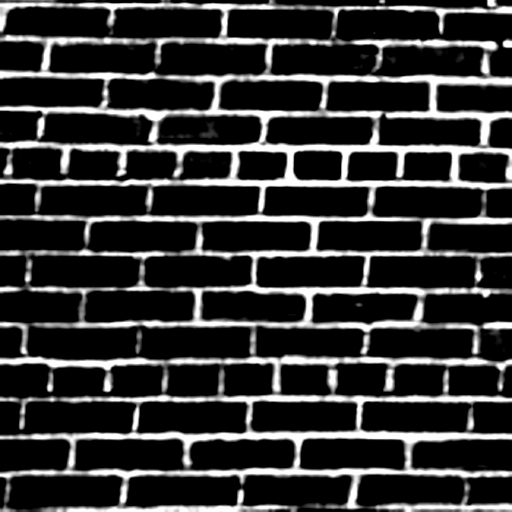
%> input picture ImageProcessingMethods/8. Kernels & Filters/brickwall.jpg, 512 x 512 px
$ octave que_6.m   (GNU Octave 9; MATLAB toolbox functions it lacks are replaced by stand-ins)
%> lines starting %> are read from the running program, lines starting %| are printed output that depends on the picture
clc
clear all
close all
img = imread('brickwall.jpg');
%> img is the input picture: size 512x512 uint8; min 0, max 255, mean 50.1
fimg=fft2(img);
fimg= fftshift(fimg);

a=zeros(512, 512);
b=zeros(512, 512);
fimg2=complex(a,b);
fimg2(1:512, 255:257)=fimg(1:512, 255:257);

ft_img = real(ifft2(ifftshift(fimg2)));
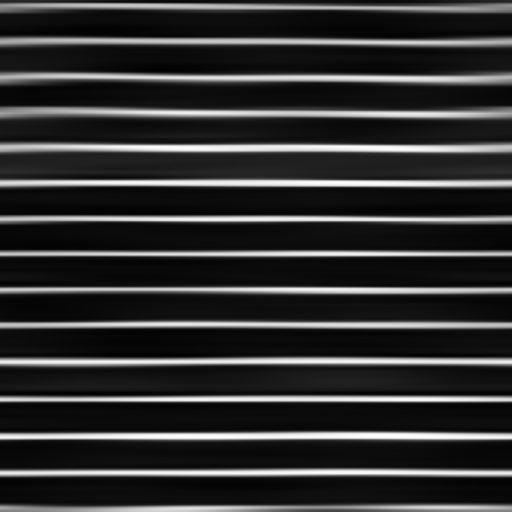
%> ft_img: size 512x512 double; min 0.694, max 254.1, mean 50.1
subplot(2,2,1)
colormap(gray);
imagesc(ft_img)
subplot(2,2,2)
imagesc(abs(fimg))
subplot(2,2,3)
imagesc(log10(abs(fimg)))
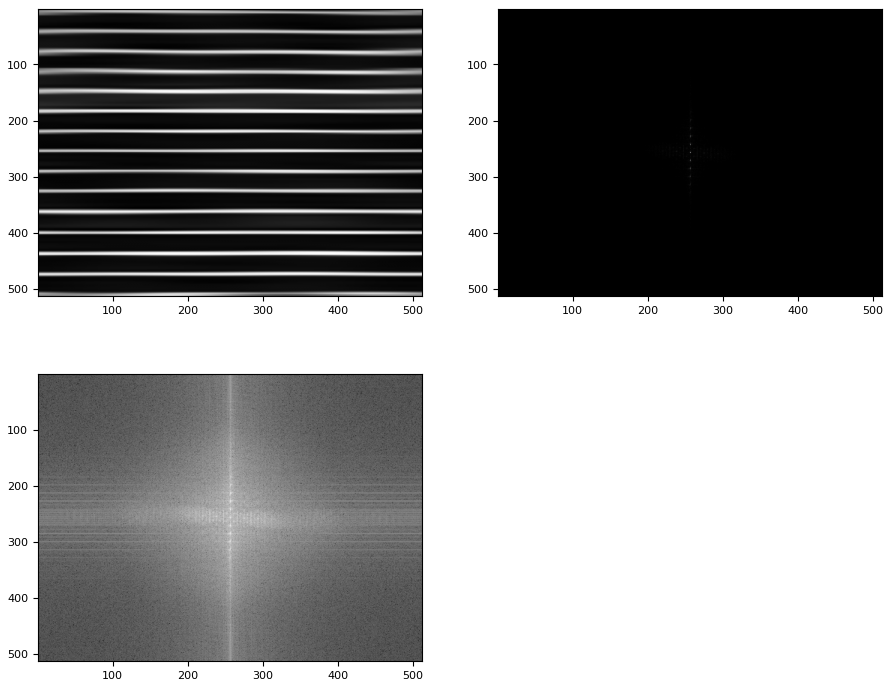
%> figure redrawn from the program's plot data, 3 panels

$ run again, with ImageProcessingMethods/8. Kernels & Filters/MouseCT.jpg copied over ImageProcessingMethods/8. Kernels & Filters/brickwall.jpg
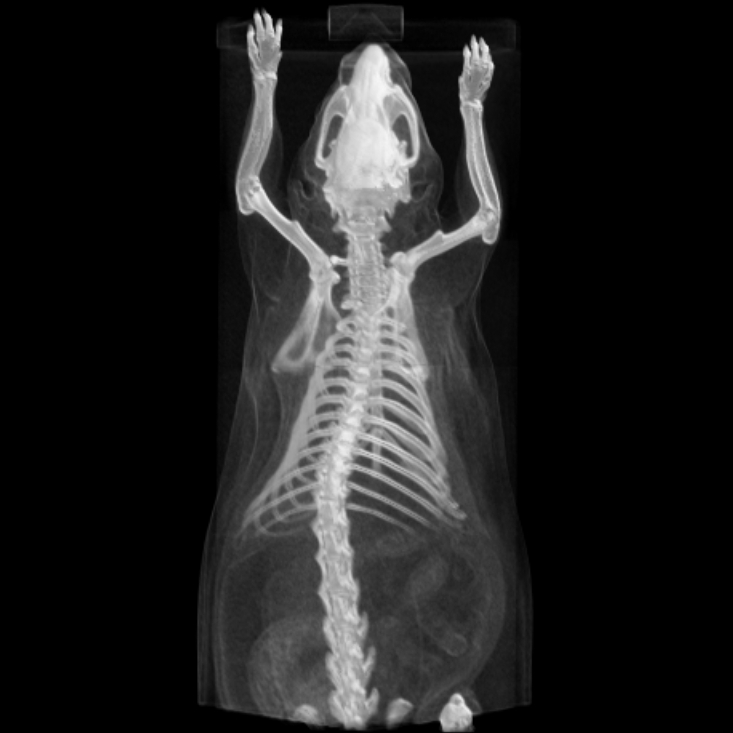
%> input picture ImageProcessingMethods/8. Kernels & Filters/MouseCT.jpg, 733 x 733 px
%> img is the input picture: size 733x733 uint8; min 0, max 247, mean 33.3
%> `ft_img = real(ifft2(ifftshift(fimg2)));`:
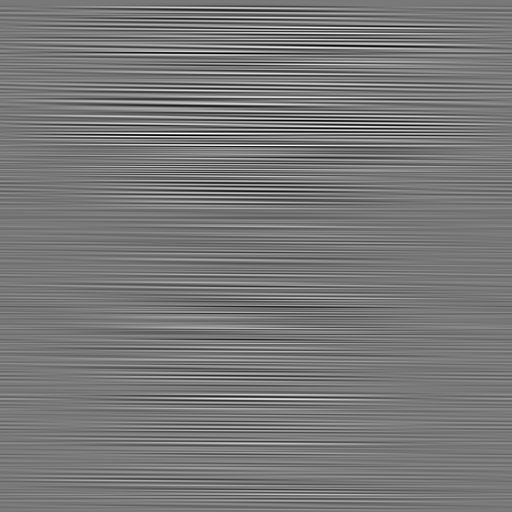
%> ft_img: size 512x512 double; min -3, max 3.32, mean -0.00792; drawn with min black and max white
%> `imagesc(log10(abs(fimg)))`:
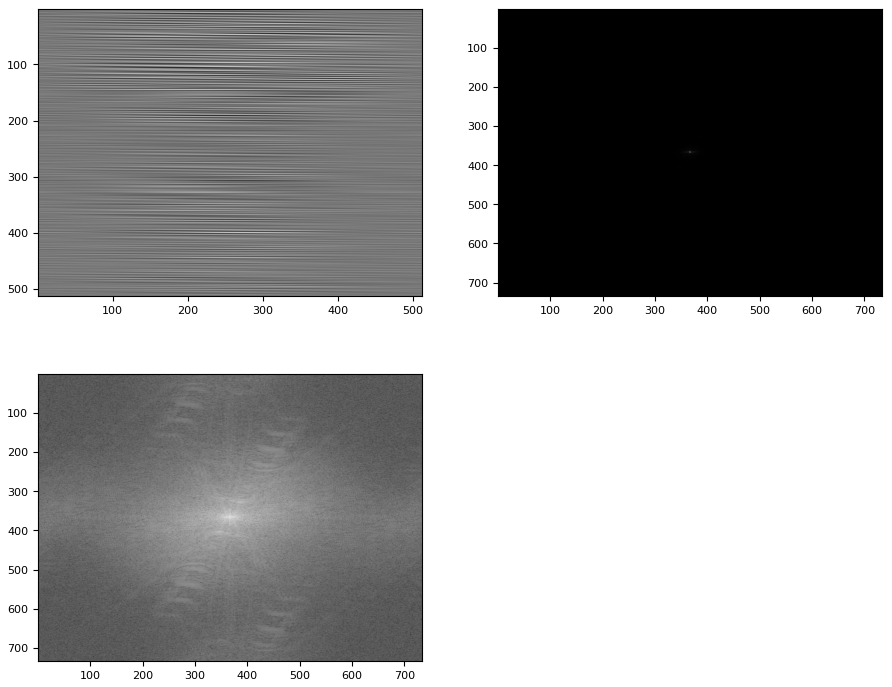
%> figure redrawn from the program's plot data, 3 panels

$ run again, with ImageProcessingMethods/8. Kernels & Filters/SKULLBASE_Original.jpg copied over ImageProcessingMethods/8. Kernels & Filters/brickwall.jpg
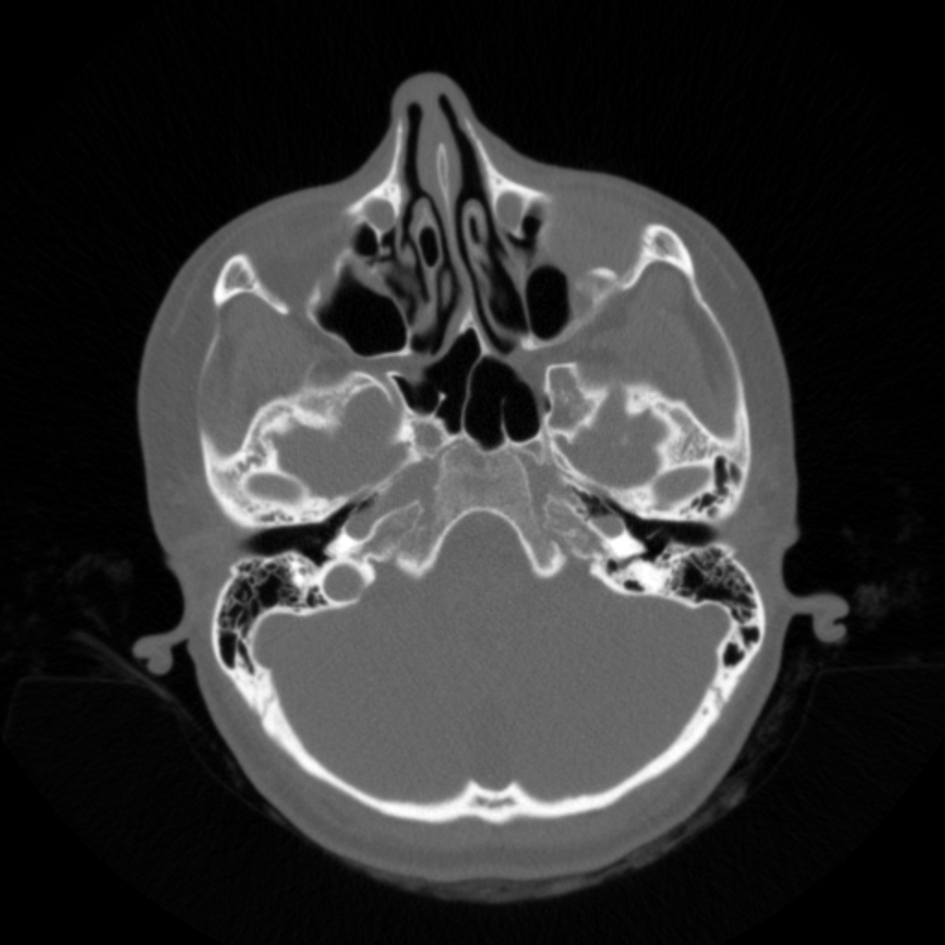
%> input picture ImageProcessingMethods/8. Kernels & Filters/SKULLBASE_Original.jpg, 945 x 945 px
%> img is the input picture: size 945x945 uint8; min 0, max 255, mean 49.8
%> `ft_img = real(ifft2(ifftshift(fimg2)));`:
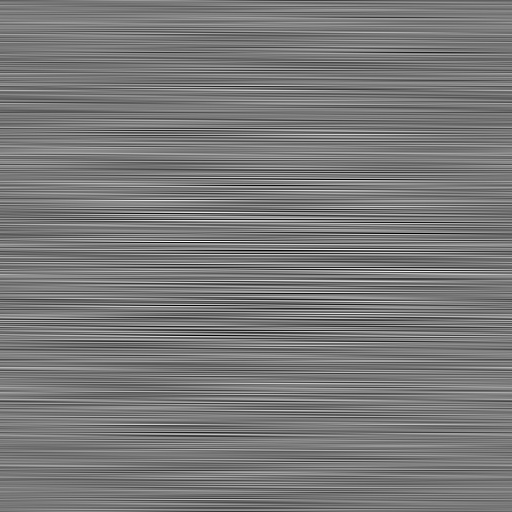
%> ft_img: size 512x512 double; min -0.426, max 0.464, mean -0.00235; drawn with min black and max white
%> `imagesc(log10(abs(fimg)))`:
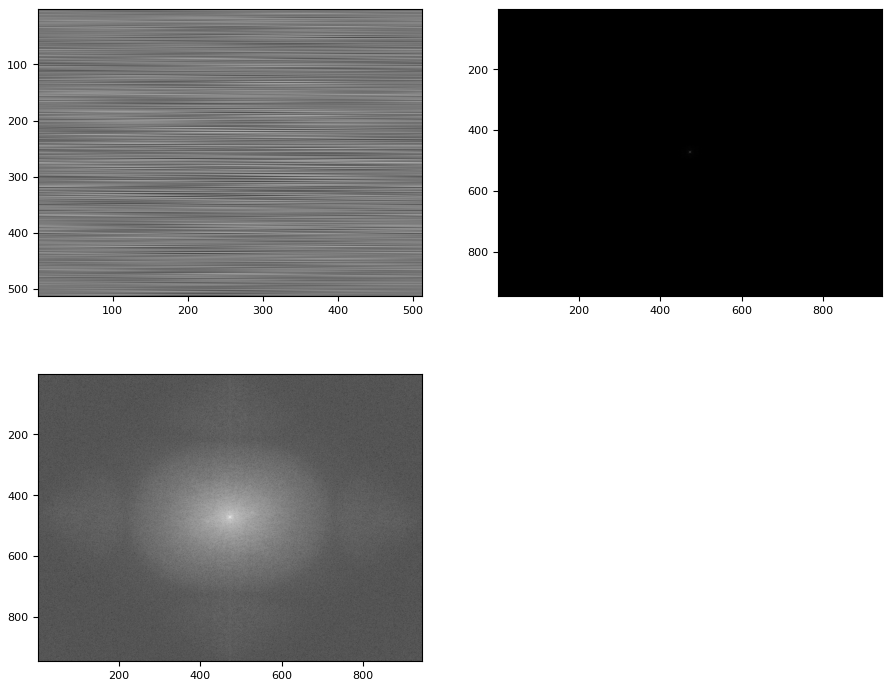
%> figure redrawn from the program's plot data, 3 panels
